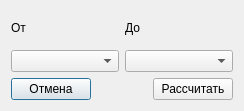
<?xml version="1.0" encoding="UTF-8"?>
<ui version="4.0">
 <class>Result</class>
 <widget class="QDialog" name="Result">
  <property name="geometry">
   <rect>
    <x>0</x>
    <y>0</y>
    <width>244</width>
    <height>111</height>
   </rect>
  </property>
  <property name="windowTitle">
   <string>Расчет кратчайшего пути</string>
  </property>
  <layout class="QGridLayout" name="gridLayout_5">
   <item row="0" column="0">
    <layout class="QGridLayout" name="gridLayout_4">
     <item row="0" column="0">
      <layout class="QGridLayout" name="gridLayout_2">
       <item row="0" column="0">
        <widget class="QLabel" name="label">
         <property name="text">
          <string>От</string>
         </property>
        </widget>
       </item>
       <item row="1" column="0">
        <widget class="QComboBox" name="comboBox"/>
       </item>
      </layout>
     </item>
     <item row="0" column="1">
      <layout class="QGridLayout" name="gridLayout_3">
       <item row="0" column="0">
        <widget class="QLabel" name="label_2">
         <property name="text">
          <string>До</string>
         </property>
        </widget>
       </item>
       <item row="1" column="0">
        <widget class="QComboBox" name="comboBox_2"/>
       </item>
      </layout>
     </item>
    </layout>
   </item>
   <item row="1" column="0">
    <layout class="QGridLayout" name="gridLayout">
     <item row="0" column="0">
      <widget class="QPushButton" name="pushButton">
       <property name="text">
        <string>Отмена</string>
       </property>
      </widget>
     </item>
     <item row="0" column="1">
      <spacer name="horizontalSpacer">
       <property name="orientation">
        <enum>Qt::Horizontal</enum>
       </property>
       <property name="sizeHint" stdset="0">
        <size>
         <width>40</width>
         <height>20</height>
        </size>
       </property>
      </spacer>
     </item>
     <item row="0" column="2">
      <widget class="QPushButton" name="pushButton_2">
       <property name="text">
        <string>Рассчитать</string>
       </property>
      </widget>
     </item>
    </layout>
   </item>
  </layout>
 </widget>
 <resources/>
 <connections>
  <connection>
   <sender>pushButton</sender>
   <signal>clicked()</signal>
   <receiver>Result</receiver>
   <slot>close()</slot>
   <hints>
    <hint type="sourcelabel">
     <x>48</x>
     <y>87</y>
    </hint>
    <hint type="destinationlabel">
     <x>121</x>
     <y>55</y>
    </hint>
   </hints>
  </connection>
  <connection>
   <sender>pushButton_2</sender>
   <signal>clicked()</signal>
   <receiver>Result</receiver>
   <slot>accept()</slot>
   <hints>
    <hint type="sourcelabel">
     <x>191</x>
     <y>87</y>
    </hint>
    <hint type="destinationlabel">
     <x>121</x>
     <y>55</y>
    </hint>
   </hints>
  </connection>
 </connections>
</ui>
